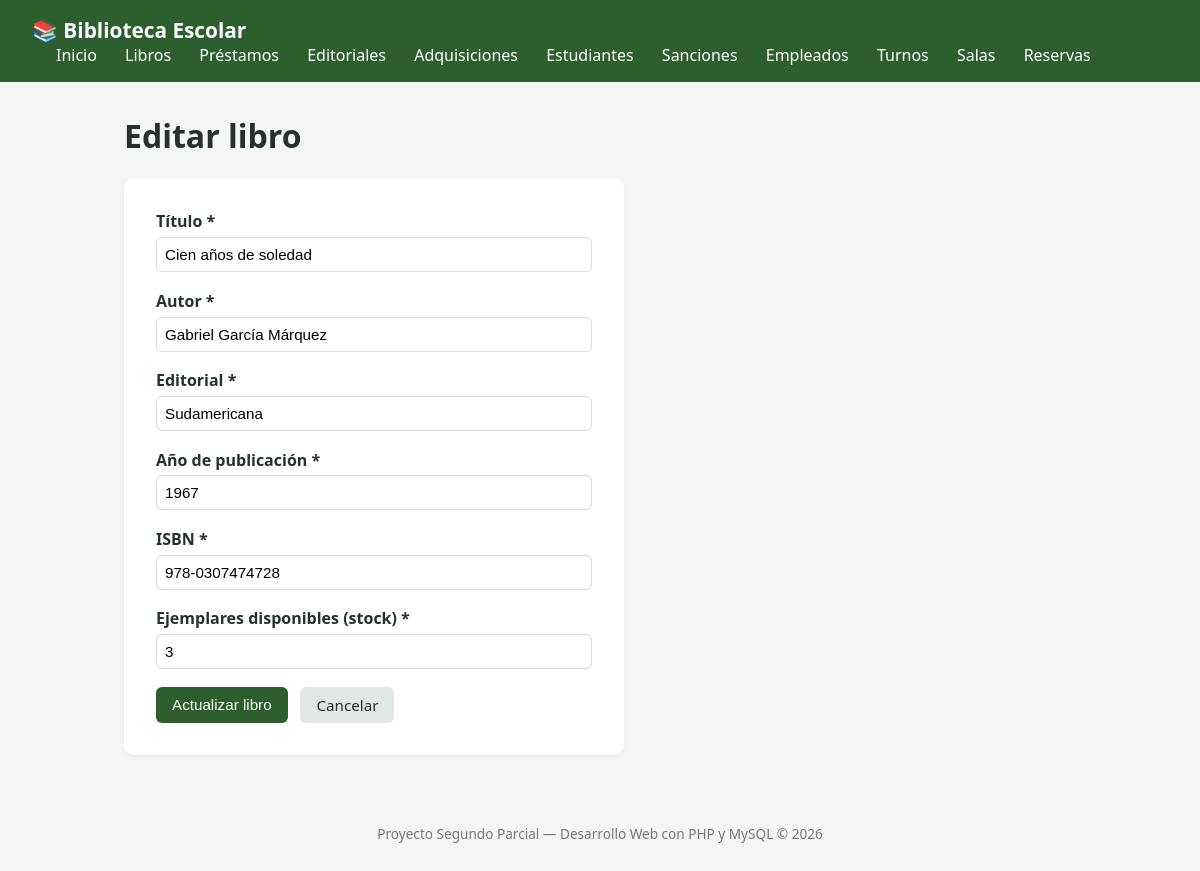
The app's page /index.php?route=libros/edit&id=1 with its own data.
### tables this page shows
CREATE TABLE IF NOT EXISTS libros (
    id INT AUTO_INCREMENT PRIMARY KEY,
    titulo VARCHAR(150) NOT NULL,
    autor VARCHAR(120) NOT NULL,
    editorial VARCHAR(120) NOT NULL,
    anio_publicacion SMALLINT UNSIGNED NOT NULL,
    isbn VARCHAR(20) NOT NULL UNIQUE,
    stock INT NOT NULL DEFAULT 1,
    creado_en TIMESTAMP DEFAULT CURRENT_TIMESTAMP
);

### app/controllers/libroController.php (called while the page is built, shortened)
<?php
require_once __DIR__ . '/../models/libro.php';
class LibroController
{
    public function editar(int $id): void
    {
        $datos = $this->buscarPorId($id);
        require __DIR__ . '/../views/libros/edit.php';
    }
    private function buscarPorId(int $id): ?array
    {
        $resultados = libro::busqueda($id, '', '');
        foreach ($resultados as $fila) {
            if ((int) $fila['id'] === $id) {
                return $fila;
            }
        }
        return null;
    }
}

### app/models/libro.php (called while the page is built, shortened)
<?php
class libro{
    public static function busqueda($id, $titulo, $autor)
    {
        $conn = Conexion::conectar();
        $bd_id = (int)$id;
        $bd_titulo = $conn->real_escape_string($titulo);
        $bd_autor = $conn->real_escape_string($autor);
        $sql = "SELECT
                    id, titulo, autor, editorial, anio_publicacion, isbn, stock
                FROM libros
                WHERE
                    id = '$bd_id' OR titulo = '$bd_titulo' OR autor = '$bd_autor'
                LIMIT 5";
        $res = $conn->query($sql);
        $libros = [];
        while ($fila = $res->fetch_assoc()) {
            $libros[] = $fila;
        }
        return $libros;
    }
}
?>

### app/views/libros/edit.php (the view, shortened to what this page needs)
<?php require __DIR__ . '/../header.php'; ?>
<h1>Editar libro</h1>
<form action="index.php?route=libros/update&id=<?= $datos['id'] ?>" method="POST" class="formulario" novalidate id="form-libro">
    <div class="campo">
        <label for="titulo">Título *</label>
        <input type="text" id="titulo" name="titulo" required minlength="2" maxlength="150"
               value="<?= htmlspecialchars($datos['titulo'] ?? '') ?>">
    </div>
    <div class="campo">
        <label for="autor">Autor *</label>
        <input type="text" id="autor" name="autor" required minlength="2" maxlength="120"
               value="<?= htmlspecialchars($datos['autor'] ?? '') ?>">
    </div>
    <div class="campo">
        <label for="editorial">Editorial *</label>
        <input type="text" id="editorial" name="editorial" required maxlength="120"
               value="<?= htmlspecialchars($datos['editorial'] ?? '') ?>">
    </div>
    <div class="campo">
        <label for="anio_publicacion">Año de publicación *</label>
        <input type="number" id="anio_publicacion" name="anio_publicacion" required min="1400" max="<?= date('Y') ?>"
               value="<?= htmlspecialchars($datos['anio_publicacion'] ?? '') ?>">
    </div>
    <div class="campo">
        <label for="isbn">ISBN *</label>
        <input type="text" id="isbn" name="isbn" required maxlength="20" placeholder="Ej: 978-3-16-148410-0"
               value="<?= htmlspecialchars($datos['isbn'] ?? '') ?>">
    </div>
    <div class="campo">
        <label for="stock">Ejemplares disponibles (stock) *</label>
        <input type="number" id="stock" name="stock" required min="0"
               value="<?= htmlspecialchars($datos['stock'] ?? '1') ?>">
    </div>
    <div class="acciones-form">
        <button type="submit" class="btn btn-primary">Actualizar libro</button>
        <a href="index.php?route=libros" class="btn">Cancelar</a>
    </div>
</form>
<?php require __DIR__ . '/../footer.php'; ?>

### public/css/style.css (style rules this page uses)
:root { --color-primario: #2c5f2d; --color-primario-oscuro: #1e4220; --color-fondo: #f4f6f5; --color-texto: #26312b; --color-borde: #d7ded9; --color-error: #c0392b; --color-exito: #27924b; --color-advertencia: #b8860b; }
* { box-sizing: border-box; }
body { margin: 0; font-family: 'Segoe UI', Arial, sans-serif; background-color: var(--color-fondo); color: var(--color-texto); }
.btn { display: inline-block; padding: 0.5rem 1rem; border-radius: 6px; text-decoration: none; background: #e2e6e4; color: var(--color-texto); border: none; cursor: pointer; font-size: 0.95rem; }
.btn-primary { background-color: var(--color-primario); color: white; }
.formulario { background: white; padding: 2rem; border-radius: 10px; max-width: 500px; box-shadow: 0 2px 6px rgba(0,0,0,0.05); }
.campo { margin-bottom: 1.1rem; display: flex; flex-direction: column; }
.campo label { font-weight: 600; margin-bottom: 0.3rem; }
.campo input, .campo select { padding: 0.5rem; border: 1px solid var(--color-borde); border-radius: 6px; font-size: 0.95rem; }
.acciones-form { display: flex; gap: 0.8rem; margin-top: 1rem; }

### records on screen
libros: titulo "Cien años de soledad", autor "Gabriel García Márquez", editorial "Sudamericana", anio_publicacion "1967", isbn "978-0307474728", stock "3"
